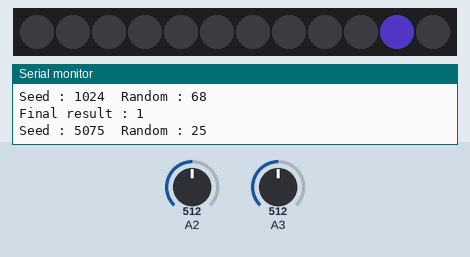
Simulated run of this sketch. Board: Arduino Uno, built with avr-gcc and run on an emulated ATmega328P. Parts: 12 RGB LEDs in strip order, left to right, the last lines printed to the serial monitor. Inputs (shaded band) come from the test bench; at power-on: A2 = 512, A3 = 512. Dim RGB values are drawn brighter than linear; random numbers use the default seed unless the sketch sets one.

Above: at 4.81 s.
4.9 s: A2 set to 716
At 8.16 s:
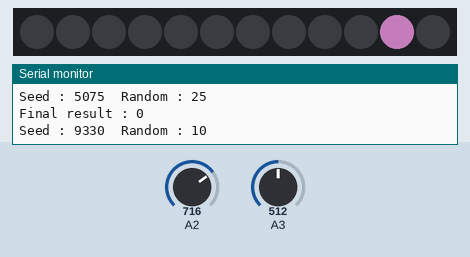
9.9 s: A3 set to 716
At 12.36 s:
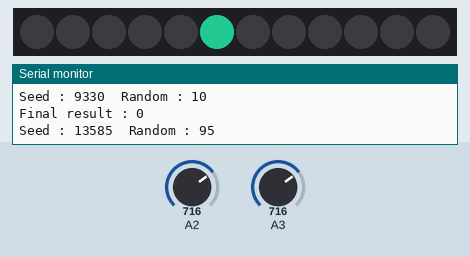
18.5 s: A2 set to 900
At 20.26 s:
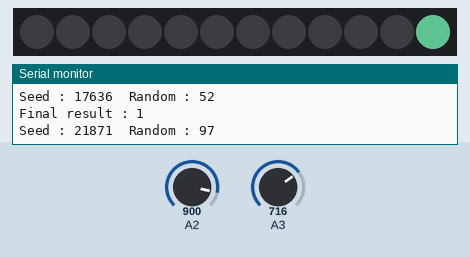
23.5 s: A3 set to 900
At 28.1 s:
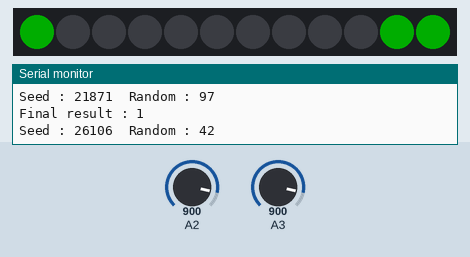
28.5 s: A2 set to 1023
At 32.57 s:
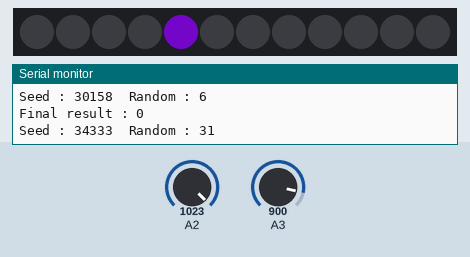
33.9 s: A3 set to 1023
At 36.52 s:
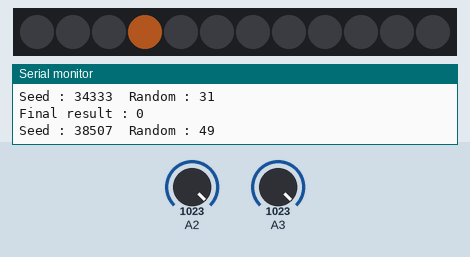

Measured:
- what the display in image 4 shows lasts 1.0 s, from 27.3 s to 28.3 s

The sketch:

auriga_random_number.ino
```cpp
// (licence header left out)
#include <MeAuriga.h>

#define DEBUG 1
#define LEDNUM  12

// on-board LED ring, at PORT0 (onboard)
MeRGBLed led( 0, LEDNUM );

unsigned long currentTime = 0;

// Lights up a segment of the ring
// Dependency: None
void ledShowSegment(short startIdx, short nbLeds, uint8_t red, uint8_t green, uint8_t blue) {
  int currentIdx = startIdx;

  for (int i = 0; i < nbLeds; i++) {
    currentIdx = (startIdx + i) % LEDNUM;
    led.setColorAt(currentIdx, red, green, blue);

  }
  led.show();
}

// Function to return a value
// indicating the decision to be made for
// the robot project
// Return: 0 -> Right, 1 -> Left
// Dependency: randomLedTask, ledOff, ledShowSegment
int getDirection() {
  int result = 0;
  unsigned long seed = millis() + analogRead(A2) + analogRead(A3);
  randomSeed(seed);

  unsigned long endTime = millis() + 3000;
  result = random(100);

#if DEBUG
  Serial.print("Seed : ");
  Serial.print(seed);
  Serial.print("\tRandom : ");
  Serial.println(result);
#endif

  result = result < 50 ? 0 : 1;

  while (millis() < endTime) {
    randomLedTask(millis());
  }

  ledOff();

  ledShowSegment(result ? 4 : 10, 3, 0, 50, 0);

  endTime = millis() + 1000;

  while (millis() < endTime) {
    // To give time to see the green LEDs
    // I wait 1000 ms
  }

  ledOff();

  return result;
}

// Lights up random LEDs
// Return: index of the LED
// Dependency: None
int randomLedTask (unsigned long time) {
  static unsigned long  lastTime = 0;
  static unsigned int lastIdx = 0;
  static int i  = 0;
  static int r, g, b = 0;

  const int rate = 50;

  if (time - lastTime < rate) return;

  lastTime = time;

  i = random(0, 12);
  r = random(0, 127);
  g = random(0, 127);
  b = random(0, 127);

  led.setColorAt(i, r, g, b);
  led.setColorAt(lastIdx, 0, 0, 0);
  led.show();

  lastIdx = i;
  return i;
}

// Turns off all the LEDs
void ledOff(){
  led.setColor(0, 0, 0);
  led.show();
}

void initRing() {
  led.setpin( 44 );
}

void setup() {
  Serial.begin(115200);

  initRing();

  // For demonstration only
  // stays in this infinite loop
  while (true) {
    int result = getDirection();
    Serial.print("Final result : ");
    Serial.println(result);
    delay(50);
  }

}

void loop() {
  // put your main code here, to run repeatedly:
}
```
